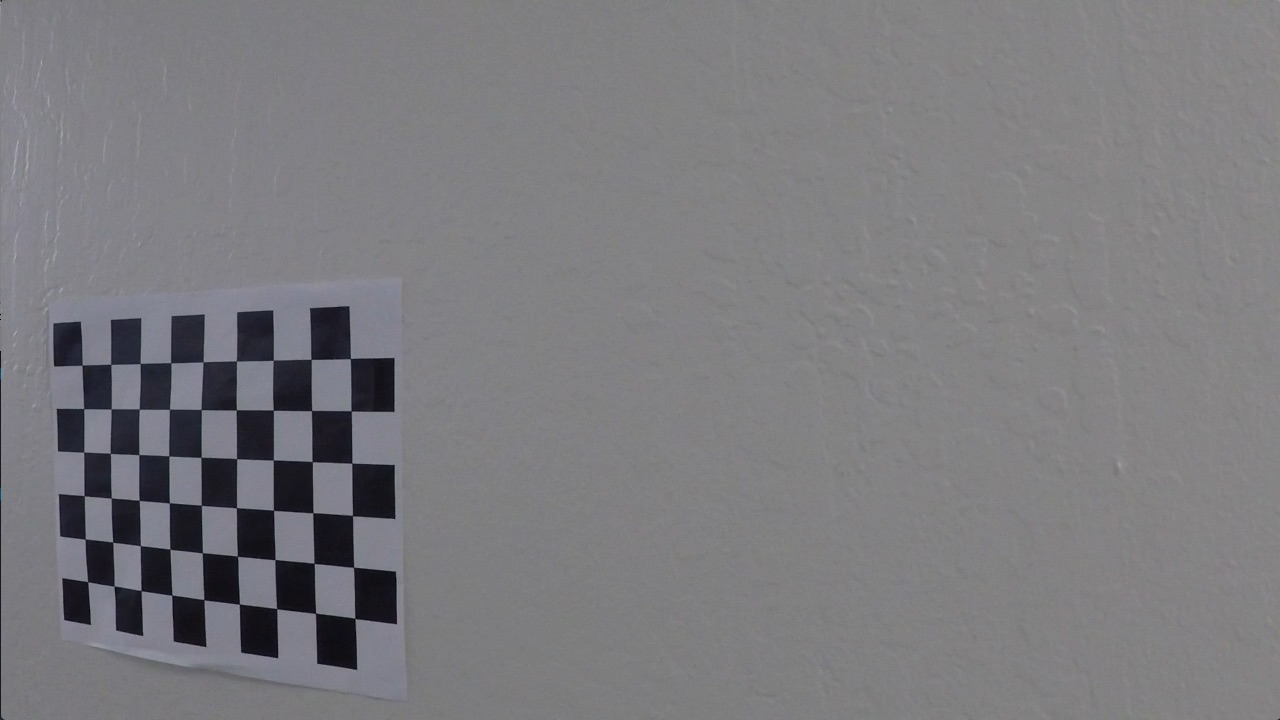
#> input picture camera_cal/calibration20.jpg, 1280 x 720 px; its folder holds 5 pictures in this run
$ jupyter execute --allow-errors Advance_lane_finding-final.ipynb   (shell and % lines are left out)   (older library calls are emulated)
#> lines starting #> are read from the running program, lines starting #| are printed output that depends on the picture; pictures that were not available may be replaced by others from this repository, and a replacement may not be noted
[cell 1]
# Cell-1: Calibration: mtx, dist
import numpy as np
import cv2
import glob
import matplotlib.pyplot as plt
import matplotlib.image as mpimg

CALIBRATE = False
# Load calibration and perspective
npzfile = np.load('calibration_n_perspective.npz')
#> (reads calibration_n_perspective.npz from the repository)
mtx  = npzfile['mtx']
dist = npzfile['dist']
M    = npzfile['M']

if CALIBRATE:
    nx = 9
    ny = 6
    objp = np.zeros((nx*ny,3), np.float32)
    objp[:,:2] = np.mgrid[0:nx, 0:ny].T.reshape(-1,2)

    # Arrays to store object points and image points from all the images.
    objpoints = [] # 3d points in real world space
    imgpoints = [] # 2d points in image plane.

    # Make a list of calibration images
    images = glob.glob( './camera_cal/calibration*.jpg')

    # Step through the list and search for chessboard corners
    for idx, fname in enumerate(images):
        img = cv2.imread(fname)
        gray = cv2.cvtColor(img, cv2.COLOR_BGR2GRAY)

        # Find the chessboard corners
        ret, corners = cv2.findChessboardCorners(gray, (nx,ny), None)

        # If found, add object points, image points
        if ret == True:
            objpoints.append(objp)
            imgpoints.append(corners)

    ret, mtx, dist, rvecs, tvecs = cv2.calibrateCamera(objpoints, imgpoints,
                                                           (img.shape[1], img.shape[0]), None,None)

[cell 2]
# Cell-2: Plot the undistorted image
img = cv2.imread('./camera_cal/calibration20.jpg')
#> img is the input picture: shape (720, 1280, 3); mean B, G, R 126.1, 122.8, 123.4
plt.imshow(img)
plt.show()
undist = cv2.undistort(img, mtx, dist, None, mtx)
plt.imshow(undist)
plt.show()

[cell 3]
# Cell-3: Perspective transform matrix: M
import numpy as np
import cv2
import glob
import matplotlib.pyplot as plt
import matplotlib.image as mpimg

pt1 = [590, 450]
pt2 = [700, 450]
pt3 = [1040, 678]
pt4 = [265, 678]

src = np.float32([pt1, pt2, pt3, pt4])

pt1 = [200, 0]
pt2 = [1000, 0]
pt3 = [1000, 720]
pt4 = [200, 720]
dst = np.float32([pt1, pt2, pt3, pt4])


M = cv2.getPerspectiveTransform(src, dst)
Minv = cv2.getPerspectiveTransform(dst, src)

img = mpimg.imread('./test_images/video_images10orig.jpg')
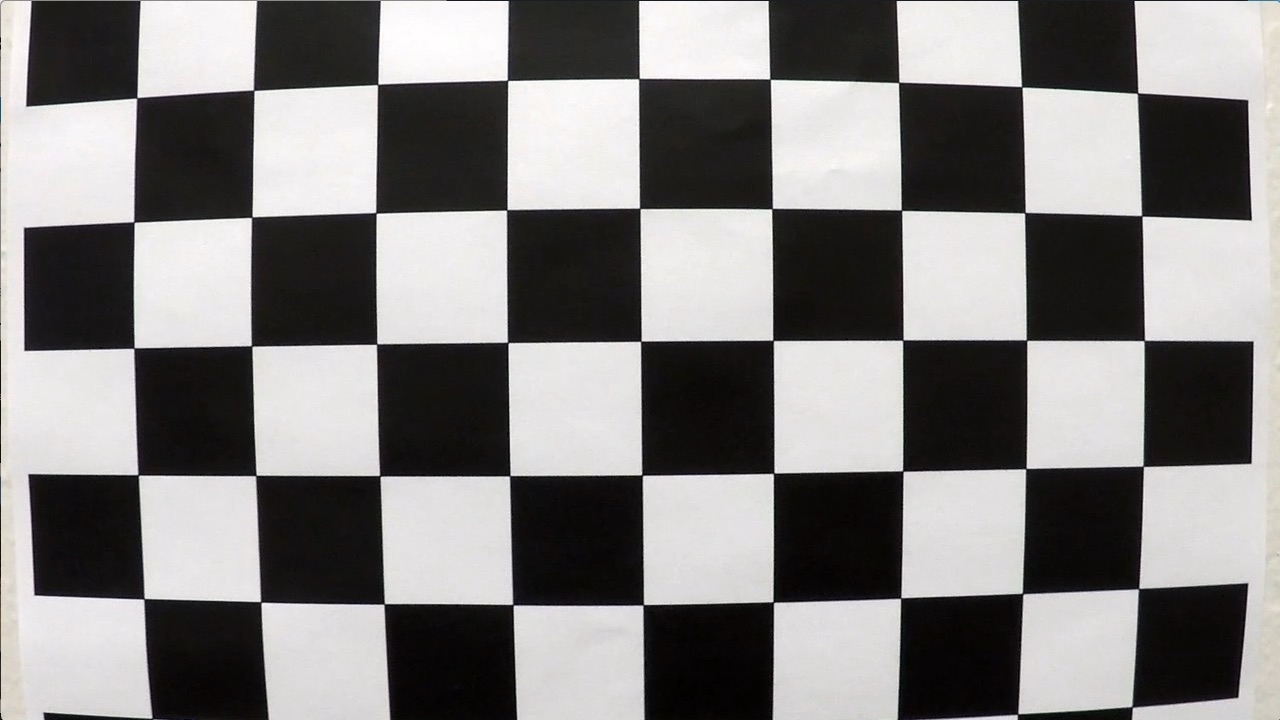
#> input picture camera_cal/calibration1.jpg, 1280 x 720 px, given in place of video_images10orig.jpg, which was not available
#> img is the input picture: shape (720, 1280, 3); mean R, G, B 130.1, 128.4, 127.8
fname = './test_images/straight_lines1_Warped.jpg'
undist = cv2.undistort(img, mtx, dist, None, mtx)
img_size = (img.shape[1], img.shape[0])
#> img_size = (1280, 720)
warped = cv2.warpPerspective(undist, M, img_size)
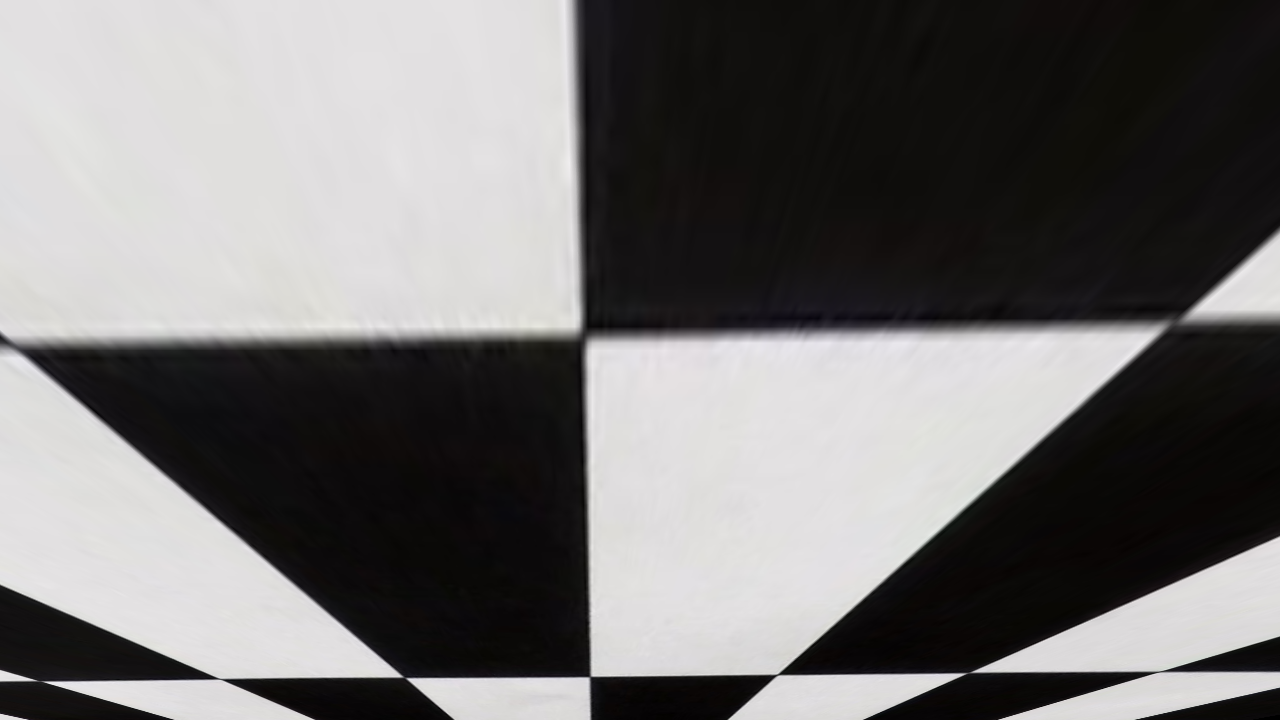
#> warped: shape (720, 1280, 3); mean R, G, B 115, 113.4, 113.2
plt.imshow(warped)
plt.show()

img = mpimg.imread('./test_images/straight_lines2.jpg')
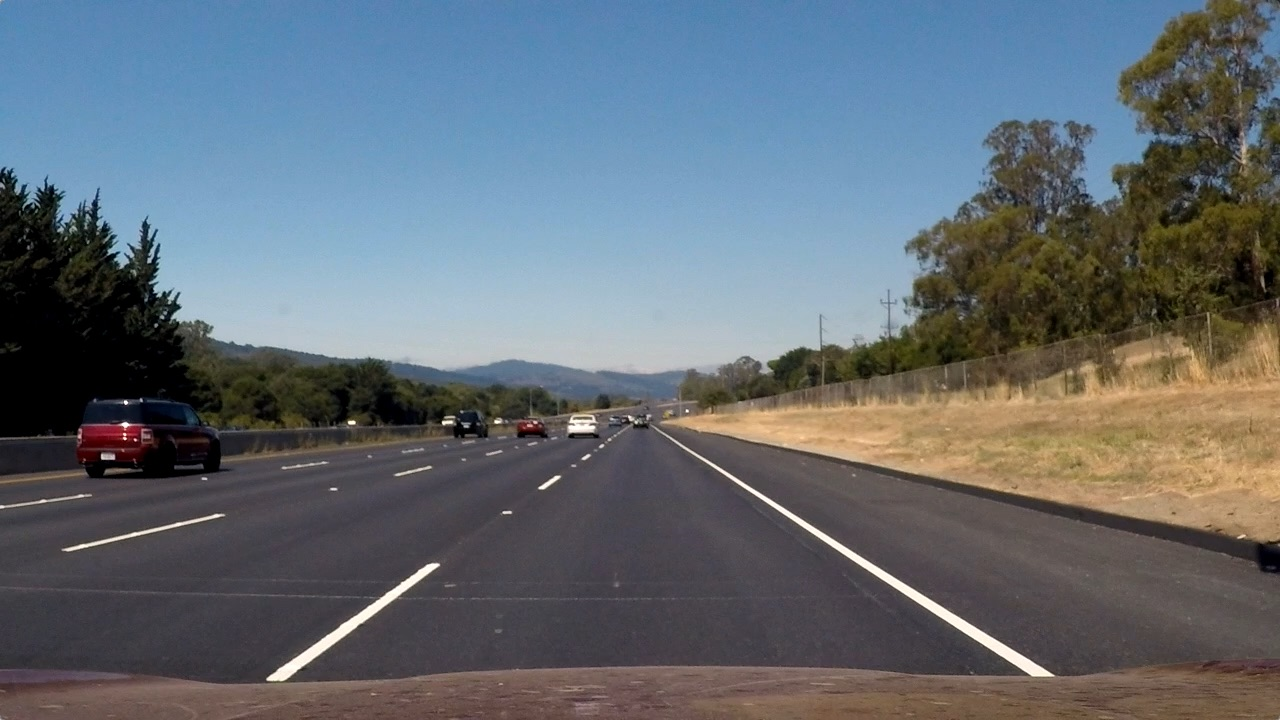
#> input picture test_images/straight_lines2.jpg, 1280 x 720 px
#> img is the input picture: shape (720, 1280, 3); mean R, G, B 99.4, 107.7, 115.1
fname = './test_images/straight_lines2_Warped.jpg'
undist = cv2.undistort(img, mtx, dist, None, mtx)
img_size = (img.shape[1], img.shape[0])
warped = cv2.warpPerspective(undist, M, img_size)
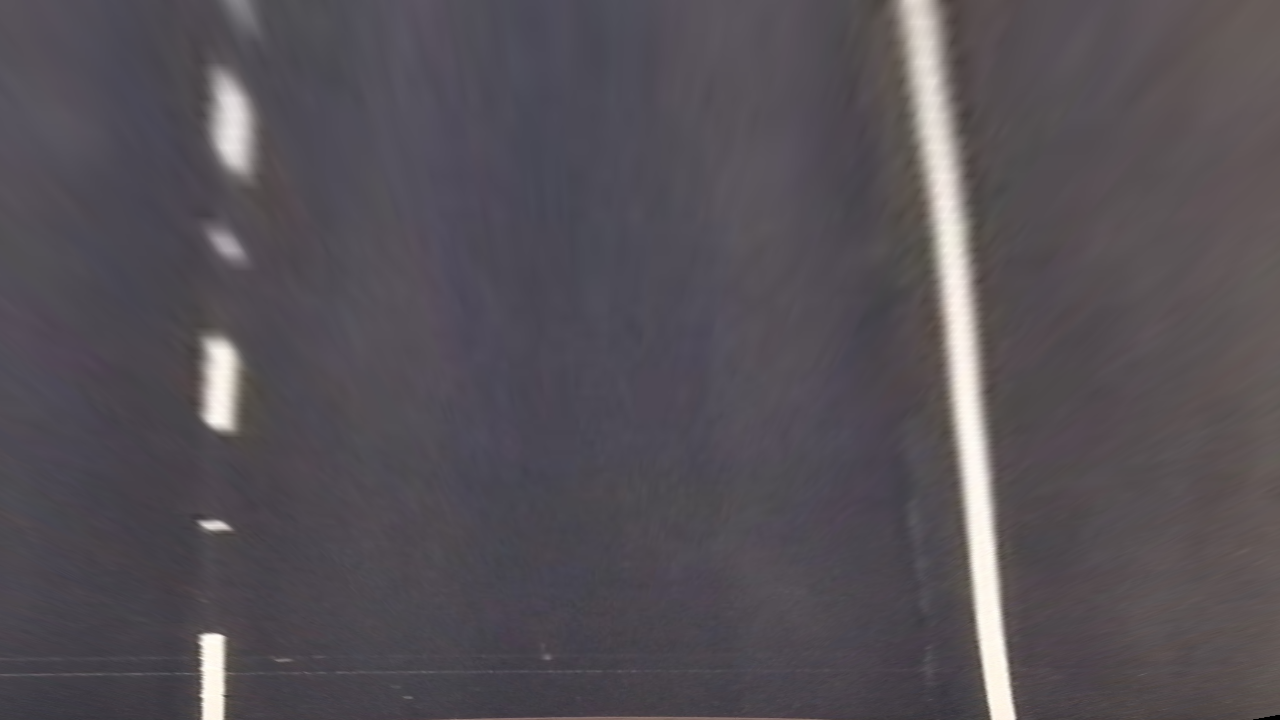
#> warped: shape (720, 1280, 3); mean R, G, B 85.2, 80.3, 86.1
mpimg.imsave('./warped_image_out/test1.jpg', warped, format='jpg')
plt.imshow(warped)
plt.show()
np.savez('calibration_n_perspective', mtx = mtx, dist = dist, M = M)

[cell 4]
'''Cell-4: Helper functions
1. abs_sobel_thresh
2. mag_thresh
3. dir_threshold
4. hls_select
5. rgb_select
6. get_binary_image
7. Line class
    - set_curvature
    - set_car_offset
    - sanity_check [later]
    - find_lane_pixels
    - update_lanes
    - display_lanes
'''
import numpy as np
import cv2
import matplotlib.pyplot as plt
import matplotlib.image as mpimg

#1. Try left center and right options for estimated lane zone from previous frame with narrow zone
#2. Think of using differenece in poly coeff between frames in sanity_check function
#2. If the sanity_check is passed average the left and right lane coefficients
#3. double check the mpx_x value by printing couple of images


# meters per pixel in X-direction
mpx_x = 3.8/800
# meters per pixel in Y-direction
mpx_y = 30/720

# [90 lines left out: functions abs_sobel_thresh, mag_thresh, dir_threshold, hls_select, rgb_select, get_binary_image, not called in this run]

# Define a class to receive the characteristics of each line detection
class Line():
    def __init__(self, side):
        self.side = side
        # was the line detected in the last iteration?
        self.detected = False
        self.nFailedFrames = 0
        self.nresetFrames = 0
        self.pixels_count = np.zeros([1,3])
        # [9 lines of commented-out code are left out]
        self.best_fit = None
        #polynomial coefficients for the most recent fit
        self.current_fit = [np.array([False])]
        #radius of curvature of the line in some units
        self.radius_of_curvature = None
        #distance in meters of vehicle center from the line
        self.line_base_pos = 0
        #difference in fit coefficients between last and new fits
        self.diffs = np.array([0,0,0], dtype='float')
        #x values for detected line pixels
        #self.allx = None
        #y values for detected line pixels
        #self.ally = None

    # [18 lines left out: functions update_curvature, set_detected, updateCounter, not called in this run]

    def reset_detected(self):
        # computes and updates the curvature for current fit
        self.detected = False

    def update_best_fit(self):
        self.best_fit = self.best_fit*0.7 + 0.3*self.current_fit

    # [244 lines left out: functions update_lane_line, sanity_check, display_lanes, not called in this run]

[cell 5]
# Debugging: image processing
DEBUG = False
if DEBUG:
    fimages = './video_image_in/video_images'
    #fimages = './test_images/straight_lines'
    #fimages = './test_images/test_utsaw'
    left_lane = Line('left')
    right_lane = Line('right')
    image_counter = 12
    #image_counter = 1
    # Step through the list and search for chessboard corners
    for idx in range(1):
        fname = fimages + str(image_counter) + 'orig.jpg'
        print(fname)
        image   = mpimg.imread(fname)
        combined_binary = get_binary_image(image)
        combined_binary_color = np.zeros_like(image)
        combined_binary_color[combined_binary > 0 ,0] = 255
        combined_binary_color[combined_binary > 0 ,1] = 255
        combined_binary_color[combined_binary > 0 ,2] = 255
        # First attempt
        left_lane.update_lane_line(combined_binary)
        right_lane.update_lane_line(combined_binary)
        check = sanity_check(left_lane, right_lane)
        '''
        if not check:
            print('trying second attempt')
            # Try Second attempt with resetting the detection flag
            left_lane.reset_detected()
            left_lane.update_lane_line(combined_binary)
            right_lane.reset_detected()
            right_lane.update_lane_line(combined_binary)
            check = sanity_check(left_lane, right_lane, firstAttempt = False)
        '''
        out_img = display_lanes(image, left_lane, right_lane)
        #out_img = display_lanes(image, left_lane.current_fit, right_lane.current_fit)
        #out_img = cv2.warpPerspective(out_img, M, (image.shape[1], image.shape[0]), flags=cv2.INTER_NEAREST)
        mpimg.imsave('./video_image_out/video_images'+str(image_counter) + '.jpg', out_img, format='jpg')
        out_img = np.zeros_like(out_img)
        out_img[np.absolute(combined_binary) > 0,2] = 255
        #mpimg.imsave('./video_image_out/video_images_bin'+str(image_counter) + '.jpg', out_img, format='jpg')
        combined_binary_color = cv2.warpPerspective(combined_binary_color, M, (image.shape[1], image.shape[0]), flags=cv2.INTER_NEAREST)
        mpimg.imsave('./video_image_out/video_images_bin_warp'+str(image_counter) + '.jpg', combined_binary_color, format='jpg')
        #image_counter += 2
        image_counter += 1

[cell 6]
left_lane = Line('left')
right_lane = Line('right')
